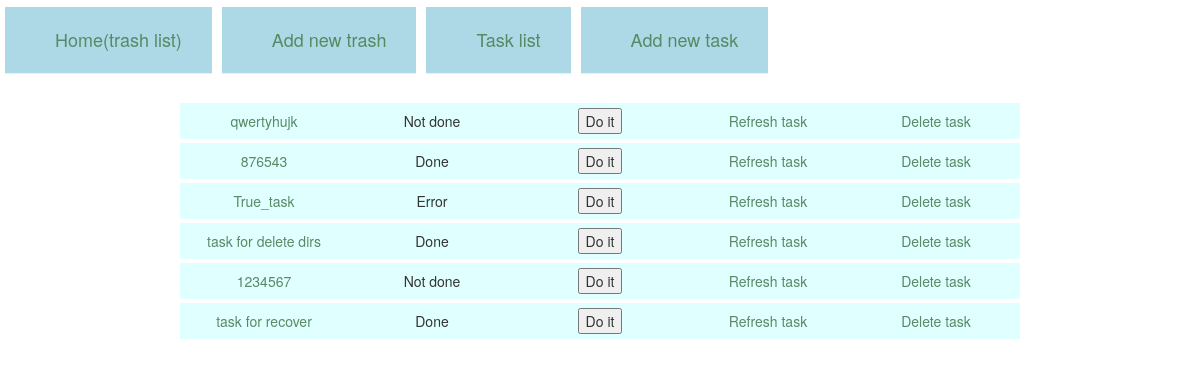
The app's page /task_list/, older data.
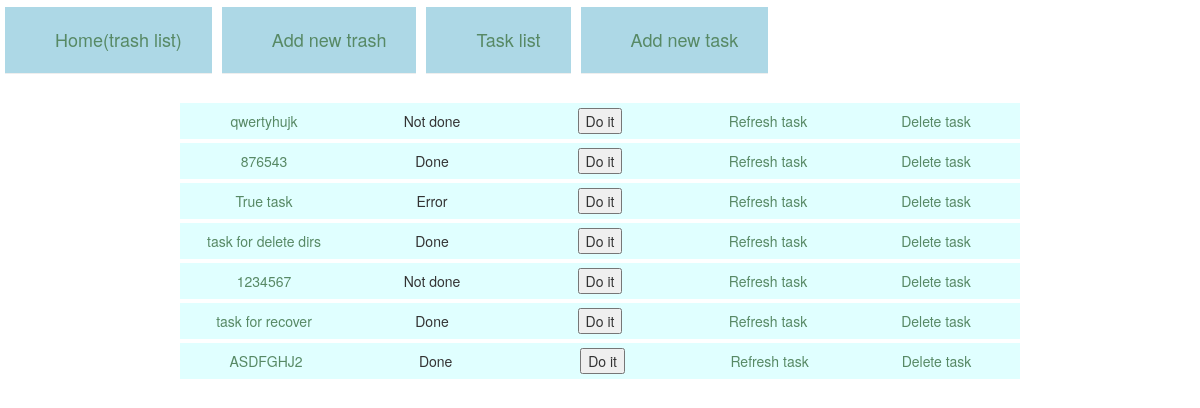
The same page, newer data.
### trashes/models.py (models this page shows, shortened)
class TaskToDo(models.Model):
    name = models.CharField(max_length=256, default=' ')
    file_path = models.CharField(max_length=256, default=' ')
    trash = models.ForeignKey(Trash, default=None)
    force = models.BooleanField(default=False)
    dry_run = models.BooleanField(default=False)
    silent = models.BooleanField(default=False)
    tasks = (
        ('delete by regex', 'delete by regex'),
        ('delete by filename', 'delete by filename'),
        ('recover all trash', 'recover all trash'),
        ('clear all trash', 'clear all trash'),
        ('remove files from trash', 'remove files from trash'),
        ('recover files from trash', 'recover files from trash'),
        ('remove files from trash by regex', 'remove files from trash by regex'),
        ('recover files from trash by regex', 'recover files from trash by regex')
    )
    file_task = models.CharField(max_length=256, choices=tasks, default=None)
    regular = models.CharField(max_length=256, default=' ')
    info_path = models.CharField(max_length=256, default=' ')
    maximum_size = models.PositiveIntegerField(default=1000)
    maximum_time = models.PositiveIntegerField(default=7)
    NOTDONE = 'Not done'
    INPROCESS = 'In process'
    WAITING = 'Waiting'
    DONE = 'Done'
    ERROR = 'Error'
    task_process_choices = (
        (NOTDONE, 'Not done'),
        (INPROCESS, 'In process'),
        (WAITING, 'Waiting'),
        (DONE, 'Done'),
        (ERROR, 'Error'),
    )
    task_process = models.CharField(
        max_length=256,
        choices=task_process_choices,
        default=NOTDONE,
    )
    class Meta:
        db_table = 'task'

### trashes/views.py (the view)
# urls.py: url(r'^task_list/$', views.TaskList.as_view(), name='task_list'),
class TaskList(ListView):
    template_name = 'task_list.html'
    model = TaskToDo

### templates/task_list.html
{% extends 'base.html' %}
{% block content %}
<table >
        <tbody>
            <tr>
             <td ><div class="page-header"><a href={% url 'main' %}>Home(trash list)</a></div></td>
            <td ><div class="page-header"><a href={% url 'add_trash' %}>Add new trash</a></div></td>
            <td ><div class="page-header"><a href={% url 'task_list'%}>Task list</a></div></td>
            <td ><div class="page-header"><a href={% url 'add_task'%}>Add new task</a></div></td>
            </tr>
        </tbody>
    </table>
 {% if tasktodo_list %}
{% for obj in tasktodo_list %}
    <table style="margin-left: auto; margin-right: auto; background-color: #E0FFFF" width= 70%>
    <tbody>
        <tr>
            <td style="width: 100px; text-align: center"><div><a href={% url 'refresh_task' pk=obj.pk %}>{{ obj.name }}</a></div></td>
            <td style="width: 100px; text-align: center"><div>{{ obj.task_process }}</div></td>
            <td style="width: 100px; text-align: center">
             {% if obj.task_process != obj.WAITING %}
                 {% if obj.task_process != obj.INPROCESS %}
                    <form action="{% url 'do_the_task' pk=obj.pk %}" method="post">{% csrf_token %}
                        <input type="submit" value="Do it">
                    </form>
                 {% endif %}
            {% endif %}
            </td>
            <td style="width: 100px; text-align: center"><div><a href={% url 'refresh_task' pk=obj.pk %}>Refresh task</a></div></td>
            <td style="width: 100px; text-align: center"><div><a href={% url 'delete_task' pk=obj.pk %}>Delete task</a></div></td>
        </tr>
    </tbody>
    </table>
{% endfor %}
{% else %}
<p> task is done</p>
{% endif %}
{% endblock %}

Row changes from the older to the newer data that the page shows:
changed TaskToDo "Error": name "True_task" → "True task"
added TaskToDo: name "ASDFGHJ2", task_process "Done"
